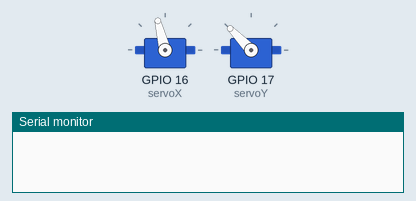
Bench run of a sketch on a simulated ESP32. Parts: 2 × servo, the last lines printed to the serial monitor.

Above: at 0.0 s.
At 13.1 s:
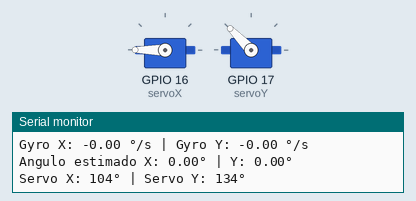
Timing chart, 0 to 14.6 s (numbered marks = the images above):
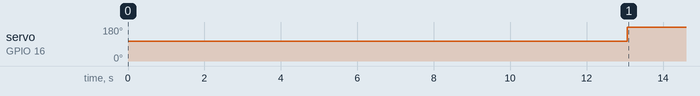

Measured:
- by itself, servo on GPIO 16 (servoX): 104° → 180° at 13.1 s

The sketch:

EstabilizadorVersionFinal-Comentado.ino
```cpp
/*
 * ============================================================================
 *  ESTABILIZADOR DE CELULAR (GIMBAL DE 2 EJES) - ESP32 + MPU6050 + 2 SERVOS
 * ============================================================================
 *
 *  ¿QUÉ HACE ESTE PROGRAMA?
 *  Mantiene nivelado un soporte de celular aunque la base se incline.
 *  Un sensor MPU6050 (acelerómetro + giroscopio) mide la inclinación y dos
 *  servomotores se mueven en sentido contrario para compensarla.
 *
 *  EJES:
 *    - Eje X  -> "roll"  (inclinación lateral, como un balanceo de lado a lado)
 *    - Eje Y  -> "pitch" (inclinación de adelante hacia atrás)
 *
 *  ¿CÓMO FUNCIONA, EN RESUMEN?
 *  1) Al arrancar, se calibra el giroscopio (se mide su error en reposo).
 *  2) En cada vuelta del loop():
 *       a) Se leen el acelerómetro y el giroscopio.
 *       b) Se estima el ángulo actual combinando ambos sensores
 *          (un "filtro complementario" simplificado, ver sección 5).
 *       c) Con ese ángulo, un control integral mueve los servos hasta que
 *          el ángulo estimado vuelve a ser 0 (es decir, la posición está nivelada).
 *       d) Cada 1 segundo se imprimen los datos por el monitor serie.
 *
 *  CUESTIONES A TENER EN CUENTA
 *    - El GIROSCOPIO mide velocidad de giro (°/s). Es muy preciso para
 *      movimientos rápidos, pero al integrarlo (sumar en el tiempo) se va
 *      acumulando un error llamado "deriva" (el ángulo se va corriendo solo).
 *    - El ACELERÓMETRO mide la gravedad, así que da un ángulo absoluto que
 *      no deriva (es decir no tiene error), pero es muy ruidoso cuando el aparato se mueve o vibra.
 *    - Se usa el giroscopio mientras hay movimiento, y el acelerómetro
 *      para corregir la deriva cuando el aparato está quieto.
 *
 *  CONEXIONES:
 *    - MPU6050: SDA -> pin 18, SCL -> pin 19 (bus I2C)
 *    - Servo X (roll)  -> pin 16
 *    - Servo Y (pitch) -> pin 17
 */

// ============================================================================
//  LIBRERÍAS
// ============================================================================
#include <Adafruit_MPU6050.h>  // Manejo del sensor MPU6050
#include <Adafruit_Sensor.h>   // Define el tipo "sensors_event_t" usado para leer datos
#include <Wire.h>              // Comunicación I2C (la usa el MPU6050)
#include <ESP32Servo.h>        // Control de servos en el ESP32

// ============================================================================
//  OBJETOS GLOBALES
// ============================================================================
Adafruit_MPU6050 mpu;  // Representa al sensor
Servo servoX;          // Servo que compensa el roll  (eje X)
Servo servoY;          // Servo que compensa el pitch (eje Y)

// ============================================================================
//  ÁNGULO ESTIMADO (resultado del filtro)
//  Es el "mejor cálculo" de cuánto está inclinado el aparato, en grados.
//  0° significa nivelado.
// ============================================================================
float anguloEstimadoX = 0;
float anguloEstimadoY = 0;

// ============================================================================
//  POSICIÓN CENTRAL DE LOS SERVOS
//  Valores iniciales que usamos para centrar el mpu y que quede nivelado.
//  Ángulo (0-180) al que debe estar cada servo para que el soporte quede
//  nivelado. Son valores propios de CÓMO QUEDÓ ARMADO este montaje físico;
//  si se rearma la estructura habrá que reajustarlos.
// ============================================================================
const float CENTRO_SERVO_X = 104.0;
const float CENTRO_SERVO_Y = 134.0;

// ============================================================================
//  TEMPORIZADORES
//  millis() devuelve los milisegundos transcurridos desde que se encendió
//  la placa. Se guardan marcas de tiempo para medir intervalos.
// ============================================================================
unsigned long tiempoAnterior = 0;  // Instante de la vuelta anterior del loop (para calcular dt)
unsigned long tiempoSerial = 0;    // Última vez que se imprimió por el monitor serie

unsigned long tiempoQuietoX = 0;   // Último momento en que se detectó movimiento en X
unsigned long tiempoQuietoY = 0;   // Último momento en que se detectó movimiento en Y

// ============================================================================
//  PARÁMETROS DEL FILTRO
// ============================================================================
const float UMBRAL_GYRO = 1.0;              // Constante que se usa básicamente para que el dispositivo no se reacomode ante una pequeña turbulencia. Por debajo de esto se considera que NO hay movimiento
const unsigned long TIEMPO_ESPERA = 500;    // milisegundos que debe estar quieto antes de corregir la deriva
const float CORRECCION_DERIVA = 0.02;       // Cuánto "pesa" el acelerómetro en cada corrección (2%).
                                            // Es chico a propósito: la corrección es lenta y suave.

// ============================================================================
//  OFFSETS DEL GIROSCOPIO
//  Un giroscopio nunca marca exactamente 0 en reposo; tiene un pequeño error
//  constante. Se mide al inicio (en función: "calibrarGyro" que está un poco más abajo) y se resta en cada lectura.
// ============================================================================
float offsetGyroX = 0;
float offsetGyroY = 0;
float offsetGyroZ = 0;

// ============================================================================
//  CONTROL DE SERVOS
// ============================================================================
float servoDeltaX = 0;   // Compensación acumulada del servo X (grados respecto al centro)
float servoDeltaY = 0;   // Compensación acumulada del servo Y (grados respecto al centro)

const float KI = 0.15;          // Ganancia integral: qué tan rápido se corrige en cada ciclo.
                                // Más alto = reacciona más rápido, pero puede oscilar.
const float ZONA_MUERTA = 0.5;  // Errores menores a este valor (en grados) se ignoran,
                                // así los servos no tiemblan por ruido mínimo.
const float LIMITE_DELTA = 85;  // Máxima compensación permitida desde el centro (protege el mecanismo).

// Cuando el pitch (eje Y) es muy grande, el cálculo del roll (eje x) con acelerómetro
// se vuelve poco confiable, así que en ese caso no se usa para corregir el roll.
// Por esto definimos la constante LIMITE_PUTCH_CORR como un límite a considerar.
const float LIMITE_PITCH_CORR = 50.0;


// ============================================================================
//  FUNCIÓN: calibrarGyro()
//  Se ejecuta una sola vez al inicio. Con el sensor COMPLETAMENTE QUIETO toma
//  500 lecturas del giroscopio y calcula el promedio de cada eje. Ese promedio
//  es el error de fábrica/temperatura ("offset") que luego se resta.
// ============================================================================
void calibrarGyro() {

  const int muestras = 500;  // Cantidad de lecturas a promediar

  float sumaX = 0;
  float sumaY = 0;
  float sumaZ = 0;

  Serial.println("================================");
  Serial.println("CALIBRANDO GIROSCOPIO");
  Serial.println("NO MUEVAS EL MPU6050");
  Serial.println("================================");

  delay(2000);  // Margen para soltar el aparato y que quede quieto

  // Se acumulan las lecturas
  for (int i = 0; i < muestras; i++) {

    sensors_event_t gyro;
    mpu.getGyroSensor()->getEvent(&gyro);

    // El sensor entrega radianes/segundo; se convierte a grados/segundo
    float gyroX = gyro.gyro.x * 180.0 / PI;
    float gyroY = gyro.gyro.y * 180.0 / PI;
    float gyroZ = gyro.gyro.z * 180.0 / PI;

    sumaX += gyroX;
    sumaY += gyroY;
    sumaZ += gyroZ;

    delay(5);  // Pausa corta entre lecturas (500 muestras x 5 ms = ~2.5 s)
  }

  // Promedio = error constante del giroscopio en reposo
  offsetGyroX = sumaX / muestras;
  offsetGyroY = sumaY / muestras;
  offsetGyroZ = sumaZ / muestras;

  Serial.println("Calibracion terminada.");

  Serial.print("Offset X: ");
  Serial.println(offsetGyroX);

  Serial.print("Offset Y: ");
  Serial.println(offsetGyroY);

  Serial.print("Offset Z: ");
  Serial.println(offsetGyroZ);

  Serial.println("================================");
}

// ============================================================================
//  SETUP: se ejecuta una vez al encender o reiniciar la placa
// ============================================================================
void setup() {
  Serial.begin(115200);  // Inicia el monitor serie (configurarlo a 115200 baudios)

  // Inicia el bus I2C con SDA en el pin 18 y SCL en el pin 19
  Wire.begin(18, 19);

  // Se asigna cada servo a su pin
  servoX.attach(16);
  servoY.attach(17);

  // Los servos arrancan en su posición central (soporte nivelado)
  servoX.write(CENTRO_SERVO_X);
  servoY.write(CENTRO_SERVO_Y);
  delay(2000);  // Tiempo para que dejen el dispositivo recto y quieto para que tome correctamente las lecturas del mpu

  // Se intenta conectar con el MPU6050; si no responde, reintenta cada 1 s
  // (el programa queda "esperando" acá hasta que el sensor esté conectado)
  while (!mpu.begin()) {
    Serial.println("MPU6050 not connected!");
    delay(1000);
  }
  delay(2000);

  Serial.println("MPU6050 ready!, calibrando gyro...");
  delay(1000);

  calibrarGyro();  // Mide el error del giroscopio (el aparato debe estar quieto)

  delay(2000);
  Serial.println("Supuestamente calibrado");

  // Pausa para que el sensor se estabilice antes de empezar
  delay(1000);

  // Se hace una lectura inicial del acelerómetro.
  // (El dato no se guarda ni se usa más adelante; el ángulo estimado
  //  arranca en 0, es decir, se asume que el aparato inicia nivelado.)
  sensors_event_t event;
  mpu.getAccelerometerSensor()->getEvent(&event);

  Serial.println("Posicion inicial guardada.");

  // Se inicializan los temporizadores justo antes de entrar al loop
  tiempoAnterior = millis();
  tiempoQuietoX = millis();
  tiempoQuietoY = millis();
}

// ============================================================================
//  LOOP: se repite constantemente mientras la placa esté encendida
// ============================================================================
void loop() {

  // ==========================================================================
  // 1. LEER SENSORES
  //    "event" guarda los datos del acelerómetro y "gyro" los del giroscopio.
  // ==========================================================================

  sensors_event_t event;
  sensors_event_t gyro;

  mpu.getAccelerometerSensor()->getEvent(&event);
  mpu.getGyroSensor()->getEvent(&gyro);


  // ==========================================================================
  // 2. CALCULAR TIEMPO TRANSCURRIDO (dt)
  //    Para integrar la velocidad de giro hace falta saber cuánto tiempo pasó
  //    desde la vuelta anterior.
  // ==========================================================================

  unsigned long tiempoActual = millis();

  float dt = (tiempoActual - tiempoAnterior) / 1000.0;

  tiempoAnterior = tiempoActual;


  // ==========================================================================
  // 3. GIROSCOPIO
  //    El MPU entrega rad/s; se pasa a grados/s y se le resta el offset
  //    calculado en la calibración para eliminar el error en reposo.
  // ==========================================================================

  float gyroX = gyro.gyro.x * 180.0 / PI;
  float gyroY = gyro.gyro.y * 180.0 / PI;

  gyroX -= offsetGyroX;
  gyroY -= offsetGyroY;


  // ==========================================================================
  // 4. ÁNGULO SEGÚN EL ACELERÓMETRO
  //    Usando la dirección de la gravedad se calcula la inclinación con
  //    trigonometría (atan2). El resultado sale en radianes y se pasa a grados.
  //    Este ángulo es "absoluto" (no deriva) pero es ruidoso si hay vibración.
  // ==========================================================================

  // Roll: rotación alrededor de X (corresponde a gyroX)
  float anguloAcelerometroX = atan2(
    event.acceleration.y,
    event.acceleration.z
  ) * 180.0 / PI;

  // Pitch: rotación alrededor de Y (corresponde a gyroY)
  float anguloAcelerometroY = atan2(
    -event.acceleration.x,
    sqrt(
      event.acceleration.y * event.acceleration.y +
      event.acceleration.z * event.acceleration.z
    )
  ) * 180.0 / PI;


  // ==========================================================================
  // 5. FILTRO (combina giroscopio + acelerómetro)
  //
  //    Para cada eje se distinguen dos situaciones:
  //
  //    A) HAY MOVIMIENTO (el giroscopio supera el umbral):
  //       Se confía en el giroscopio: el ángulo se actualiza sumando
  //       velocidad x tiempo. Además se reinicia el contador de "quietud".
  //
  //    B) ESTÁ QUIETO:
  //       Si lleva quieto más de TIEMPO_ESPERA, se mezcla un poquito del
  //       ángulo del acelerómetro con el ángulo estimado. Así se corrige
  //       lentamente la deriva del giroscopio sin meter ruido del acelerómetro.
  //       La fórmula es un promedio ponderado: 98% estimado + 2% acelerómetro.
  // ==========================================================================

  // ---------- EJE X (roll) ----------

  if (abs(gyroX) > UMBRAL_GYRO) {

    // Estamos moviendo el MPU: integramos la velocidad de giro
    anguloEstimadoX += gyroX * dt;

    // Reiniciamos el contador de quietud
    tiempoQuietoX = millis();

  } else {

    // El MPU está prácticamente quieto en este eje.
    // Se corrige solo si:
    //  - el pitch no es muy grande (con pitch alto, el roll calculado con el
    //    acelerómetro deja de ser confiable), y
    //  - pasaron al menos 500 ms sin movimiento.
    if (fabs(anguloEstimadoY) < LIMITE_PITCH_CORR &&
        (millis() - tiempoQuietoX >= TIEMPO_ESPERA)) {

      // Corrección lenta de la deriva
      anguloEstimadoX =
        anguloEstimadoX * (1.0 - CORRECCION_DERIVA) +
        anguloAcelerometroX * CORRECCION_DERIVA;
    }
  }


  // ---------- EJE Y (pitch) ----------
  // Misma lógica que el eje X, pero sin la restricción del límite de pitch.

  if (abs(gyroY) > UMBRAL_GYRO) {

    anguloEstimadoY += gyroY * dt;

    tiempoQuietoY = millis();

  } else {

    if (millis() - tiempoQuietoY >= TIEMPO_ESPERA) {

      anguloEstimadoY =
        anguloEstimadoY * (1.0 - CORRECCION_DERIVA) +
        anguloAcelerometroY * CORRECCION_DERIVA;
    }
  }


  // ==========================================================================
  // 6. SERVOS (control integral)
  //
  //    El ángulo estimado es el "error": cuánto está inclinado el aparato
  //    respecto a la posición nivelada (0°). En cada ciclo se suma una parte
  //    de ese error (KI * error) a la compensación acumulada del servo.
  //    Mientras haya error, la compensación sigue creciendo; cuando el servo
  //    corrigió lo suficiente, el error llega a 0 y la compensación se frena.
  //    Por eso se llama control "integral".
  // ==========================================================================

  // Solo se acumula si el error supera la zona muerta (evita temblor por ruido)
  if (fabs(anguloEstimadoX) > ZONA_MUERTA) servoDeltaX += KI * anguloEstimadoX;
  if (fabs(anguloEstimadoY) > ZONA_MUERTA) servoDeltaY += KI * anguloEstimadoY;

  // Se limita la compensación para no forzar el mecanismo
  servoDeltaX = constrain(servoDeltaX, -LIMITE_DELTA, LIMITE_DELTA);
  servoDeltaY = constrain(servoDeltaY, -LIMITE_DELTA, LIMITE_DELTA);

  // Posición final de cada servo = centro +/- compensación.
  // En Y se RESTA porque ese servo está montado en sentido invertido.
  int posicionServoX = round(CENTRO_SERVO_X + servoDeltaX);
  int posicionServoY = round(CENTRO_SERVO_Y - servoDeltaY);

  // Los servos solo aceptan ángulos de 0 a 180
  posicionServoX = constrain(posicionServoX, 0, 180);
  posicionServoY = constrain(posicionServoY, 0, 180);

  // Se envía la orden a los servos
  servoX.write(posicionServoX);
  servoY.write(posicionServoY);


  // ==========================================================================
  // 7. MONITOR SERIE (solo para depuración)
  //    Una vez por segundo se imprimen los valores principales, útiles para
  //    verificar el funcionamiento y ajustar parámetros.
  //    (Se hace cada 1 s, y no en cada vuelta, para no ralentizar el control.)
  // ==========================================================================

  if (millis() - tiempoSerial >= 1000) {

    Serial.println("-----------------------------");

    // Ángulos calculados solo con el acelerómetro
    Serial.print("Acelerometro X: ");
    Serial.print(anguloAcelerometroX);
    Serial.print("° | Y: ");
    Serial.print(anguloAcelerometroY);
    Serial.println("°");

    // Velocidad de giro medida (ya con el offset restado)
    Serial.print("Gyro X: ");
    Serial.print(gyroX);
    Serial.print(" °/s | Gyro Y: ");
    Serial.print(gyroY);
    Serial.println(" °/s");

    // Ángulo final estimado por el filtro
    Serial.print("Angulo estimado X: ");
    Serial.print(anguloEstimadoX);
    Serial.print("° | Y: ");
    Serial.print(anguloEstimadoY);
    Serial.println("°");

    // Posición actual enviada a cada servo
    Serial.print("Servo X: ");
    Serial.print(posicionServoX);
    Serial.print("° | Servo Y: ");
    Serial.print(posicionServoY);
    Serial.println("°");

    tiempoSerial = millis();  // Se marca el momento de esta impresión
  }
}
```
